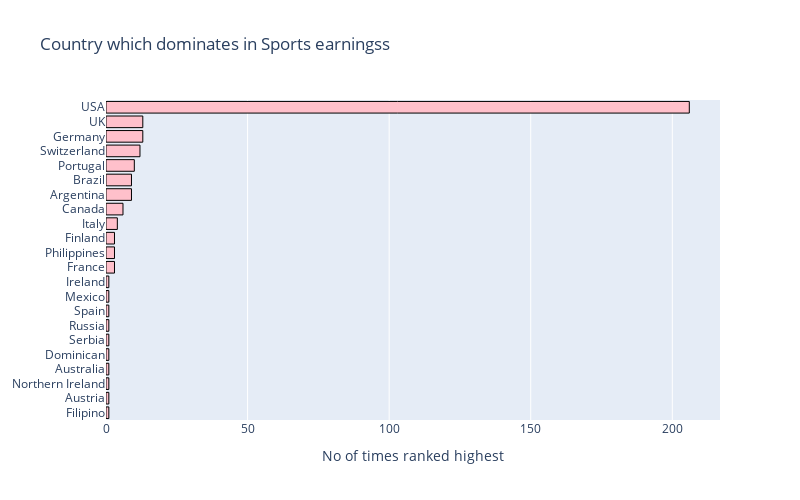

Notebook cell for this chart:
### Markdown cell above
## Country which dominates in Sports earnings

### Code cell
max_sport = df['Nationality'].value_counts().to_frame()


trace = go.Bar(
                    y = max_sport.index,
                    x = max_sport['Nationality'] ,
                    orientation='h',
                    marker = dict(color='pink',
                                 line=dict(color='black',width=1)),
                    )
data = [trace]
layout = go.Layout(barmode = "group",title='Country which dominates in Sports earningss',width=800, height=500, 
                       xaxis= dict(title='No of times ranked highest'),
                       yaxis=dict(autorange="reversed"),
                       showlegend=False)
fig = go.Figure(data = data, layout = layout)
iplot(fig)

### Figure 1 — Plotly figure (JSON) as saved in the notebook; plotly's stock layout.template omitted (floating-point values rounded to 4 significant figures)
{"data": [{"marker": {"color": "pink", "line": {"color": "black", "width": 1}}, "orientation": "h", "type": "bar", "x": [206, 13, 13, 12, 10, 9, 9, 6, 4, 3, 3, 3, 1, 1, 1, 1, 1, 1, 1, 1, 1, 1], "y": ["USA", "UK", "Germany", "Switzerland", "Portugal", "Brazil", "Argentina", "Canada", "Italy", "Finland", "Philippines", "France", "Ireland", "Mexico", "Spain", "Russia", "Serbia", "Dominican", "Australia", "Northern Ireland", "Austria", "Filipino"]}], "layout": {"barmode": "group", "height": 500, "showlegend": false, "title": {"text": "Country which dominates in Sports earningss"}, "width": 800, "xaxis": {"title": {"text": "No of times ranked highest"}}, "yaxis": {"autorange": "reversed"}}}
